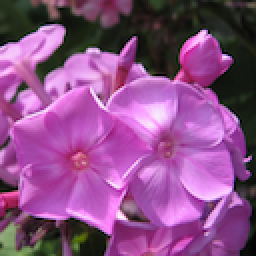
#> input picture Week4/Day3/DailyChallenge/0002.png, 128 x 128 px (shown 2 times larger)
$ jupyter execute dc_image_visual.ipynb
#> lines starting #> are read from the running program, lines starting #| are printed output that depends on the picture
[cell 1]
# Load and Visualize Images using the Flower Color Images dataset
# Rotate an image by 90 degrees
# Flip an image horizontally and then vertically.
# Zoom in on an image (scale by 1.2x) using .resize(...)
# Display the original and augmented images side by side for comparison using this function :

[cell 2]
import matplotlib.pyplot as plt
from PIL import Image, ImageOps

def show_images(original, augmented, title):
    plt.figure(figsize=(12, 6))
    plt.subplot(1, 2, 1)
    plt.imshow(original)
    plt.title('Original Image')
    plt.axis('off')

    plt.subplot(1, 2, 2)
    plt.imshow(augmented)
    plt.title(title)
    plt.axis('off')

    plt.show()

[cell 3]
image = Image.open('0002.png')
#> image is the input picture: PIL image 128x128 RGBA; mean R, G, B, A 139.8, 78.9, 135.1, 255

rotated_image = image.rotate(90)
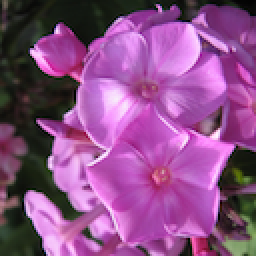
#> rotated_image: PIL image 128x128 RGBA (shown 2 times larger); mean R, G, B, A 139.8, 78.9, 135.1, 255
flipped_horizontally = image.transpose(Image.FLIP_LEFT_RIGHT)
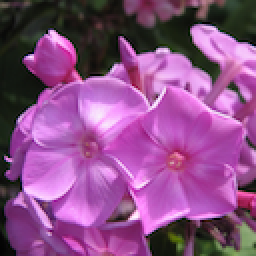
#> flipped_horizontally: PIL image 128x128 RGBA (shown 2 times larger); mean R, G, B, A 139.8, 78.9, 135.1, 255
flipped_vertically = image.transpose(Image.FLIP_TOP_BOTTOM)
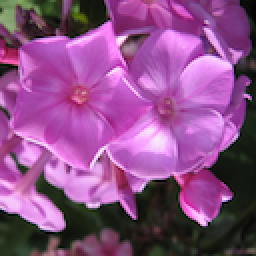
#> flipped_vertically: PIL image 128x128 RGBA (shown 2 times larger); mean R, G, B, A 139.8, 78.9, 135.1, 255
k = 1.2
zoomed_image = image.resize((int(image.width * k), int(image.height * k)))
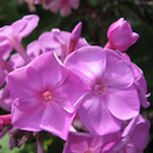
#> zoomed_image: PIL image 153x153 RGBA; mean R, G, B, A 139.8, 78.9, 135.1, 255

[cell 4]
show_images(image, rotated_image, 'Rotated Image')

[cell 5]
show_images(image, flipped_horizontally, 'Flipped Horizontally')

[cell 6]
show_images(image, flipped_vertically, 'Flipped Vertically')

[cell 7]
show_images(image, zoomed_image, 'Zoomed Image')
